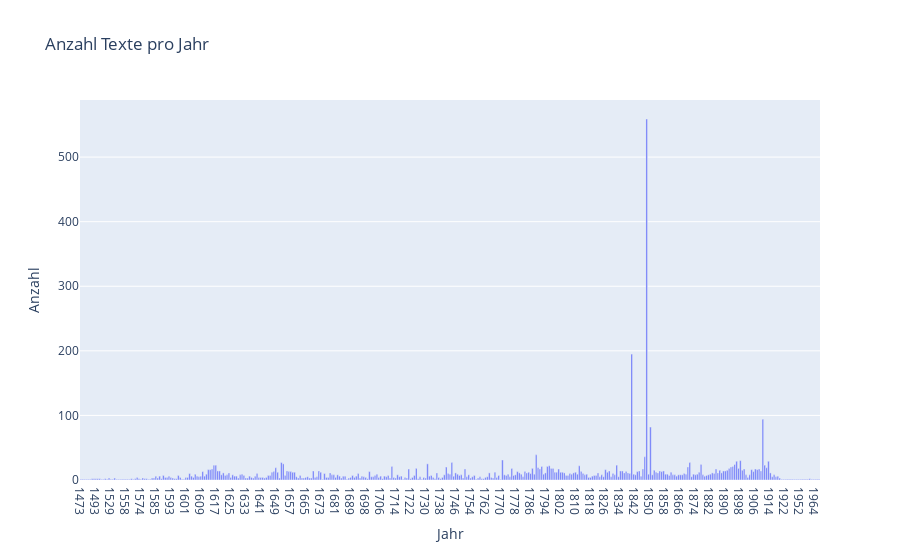

This figure's notebook cell:
### Markdown cell above
Nun kann Plotly für die Visualisierung verwendet werden:

### Code cell
import plotly.graph_objects as go

fig = go.Figure(data=[go.Bar(name="Texte pro Jahr", x=yearly_count["publikationsjahr"], y=yearly_count["count"])])

fig.update_layout(
    title="Anzahl Texte pro Jahr",
    xaxis_title="Jahr",
    yaxis_title="Anzahl",
    hovermode="x"
)

fig.show()

### Figure 1 — Plotly figure (JSON) as saved in the notebook; plotly's stock layout.template omitted (floating-point values rounded to 4 significant figures; data arrays with more than 128 entries replaced by an {"elided": "..."} marker saying what was removed)
{"data": [{"name": "Texte pro Jahr", "type": "bar", "x": {"elided": "395 str values"}, "y": {"elided": "395 int values"}}], "layout": {"hovermode": "x", "title": {"text": "Anzahl Texte pro Jahr"}, "xaxis": {"title": {"text": "Jahr"}}, "yaxis": {"title": {"text": "Anzahl"}}}}
